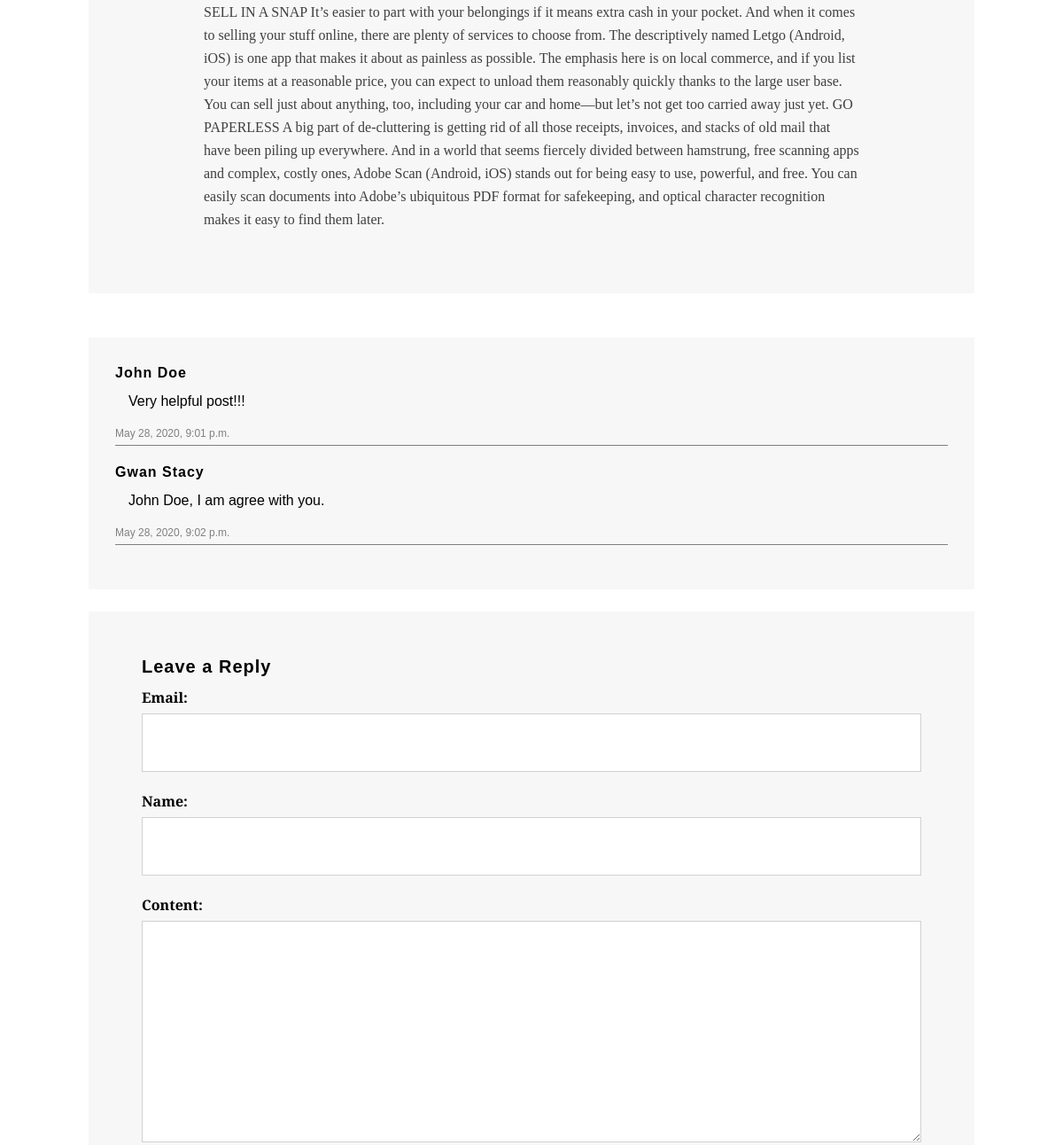
Page /blog/5/ (middle part) on the earlier database version.
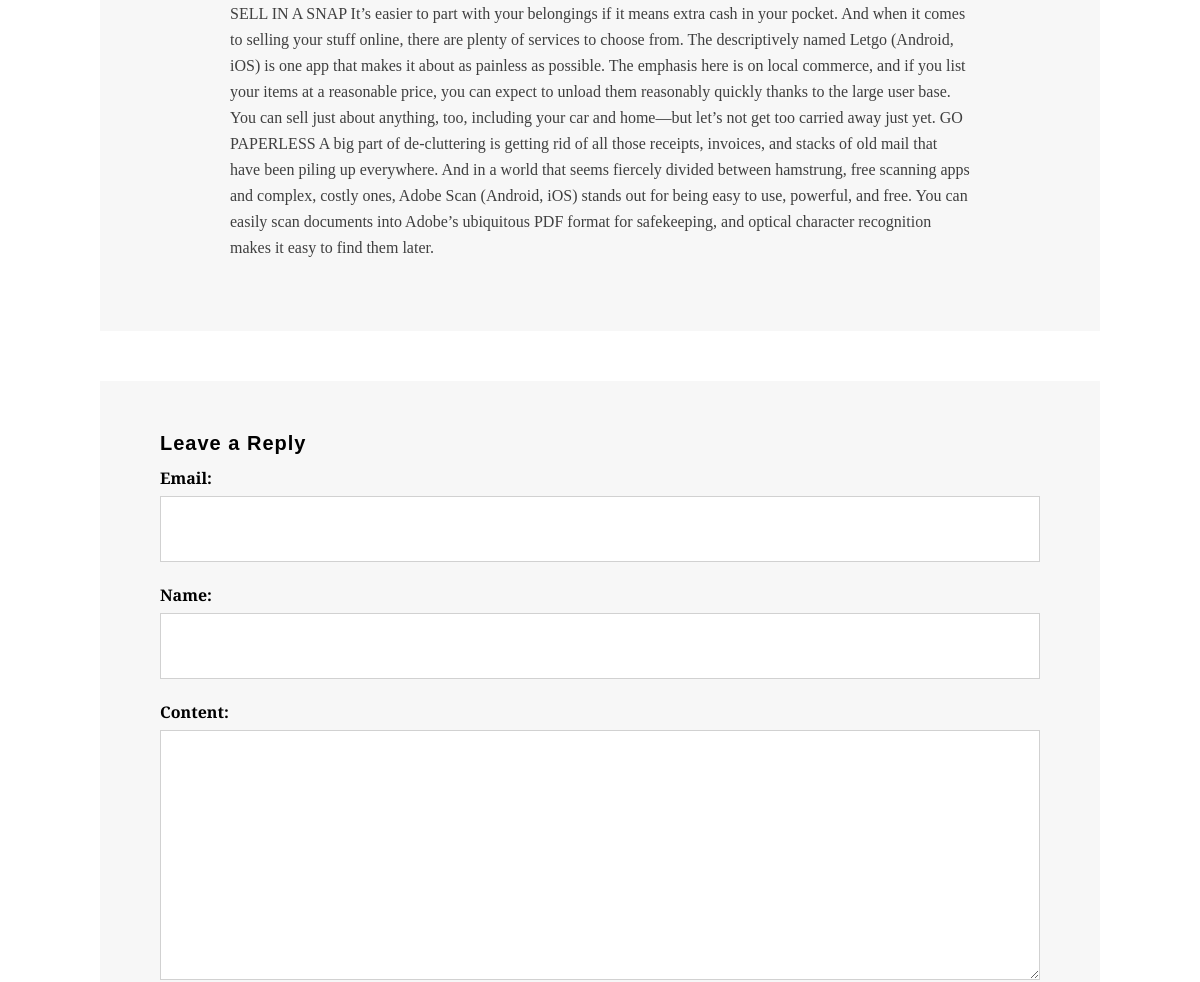
Same page on the later database version.
### blog/models.py (models this page shows, shortened)
class Reply(models.Model):
    email = models.EmailField()
    name = models.CharField(max_length = 255)
    content = models.TextField()
    article = models.ForeignKey(Article, on_delete = models.CASCADE)
    date_created = models.DateTimeField(default = timezone.now)

### blog/views.py (the view, shortened to what this page needs)
# urls.py: path('<int:id>/', views.ArticleDetail.as_view(), name = 'article_detail_url'),
class ArticleDetail(View):
    def get(self, request, id):
        article = Article.objects.get(id = id)
        form = ReplyForm()
        context = {
            'article': article,
            'form': form
        }
        return render(request, 'blog/article_detail.html', context)

### blog/forms.py
class ReplyForm(forms.ModelForm):
    class Meta:
        model = Reply
        exclude = ('article', 'date_created')

### blog/models.py (called while the page is built)
    def get_absolute_url(self):
        return reverse('tag_detail_url', kwargs = { 'tagname' : self.name })

    def get_absolute_url(self):
        return reverse('article_detail_url', kwargs = { 'id' : self.id })

### blog/templatetags/blog_extras.py (called while the page is built)
@register.simple_tag
def get_tags():
    tags = Tag.objects.all()
    return tags

@register.simple_tag
def get_last_posts():
    posts = Article.objects.order_by('-date_created')[:4]
    return posts

### blog/templates/blog/article_detail.html (shortened to what this page needs)
{% extends 'base_blog.html' %}
{% block content %}
<section id="container">
    <div class="wrap-container">
        <div id="main-content">
            <div class="wrap-content">
                <div class="row">
                    <article class="single-post zerogrid">
                        <div class="row wrap-post">
                            <div class="entry-content">
                                {{ article.text|safe }}
                            </div>
                        </div>
                    </article>
                    {% if article.reply_set.all %}
                        <div class="zerogrid" style="margin-bottom: 25px;">
                            <div class="comments-are">
                                {% for comment in article.reply_set.all %}
                                    <div class="comment">
                                        <h6 class="name">{{ comment.name|title }}</h6>
                                        <p class="content">{{ comment.content }}</p>
                                        <span class="time">{{ comment.date_created }}</span>
                                    </div>
                                {% endfor %}
                            </div>
                        </div>
                    {% endif %}
                    <div class="zerogrid">
                        <div class="comments-are">
                            <div id="comment">
                                <h3>Leave a Reply</h3>
                                <form name="comment_form" id="comment_form" method="post" action="">
                                    {{ form.as_p }}
                                </form>
                            </div>
                        </div>
                    </div>
                </div>
            </div>
        </div>
    </div>
</section>
{% endblock content %}

Differences in the rows shown:
removed Reply: name "John Doe", content "Very helpful post!!!", date_created "May 28, 2020, 9:01 p.m."
removed Reply: name "Gwan Stacy", content "John Doe, I am agree with you.", date_created "May 28, 2020, 9:02 p.m."
